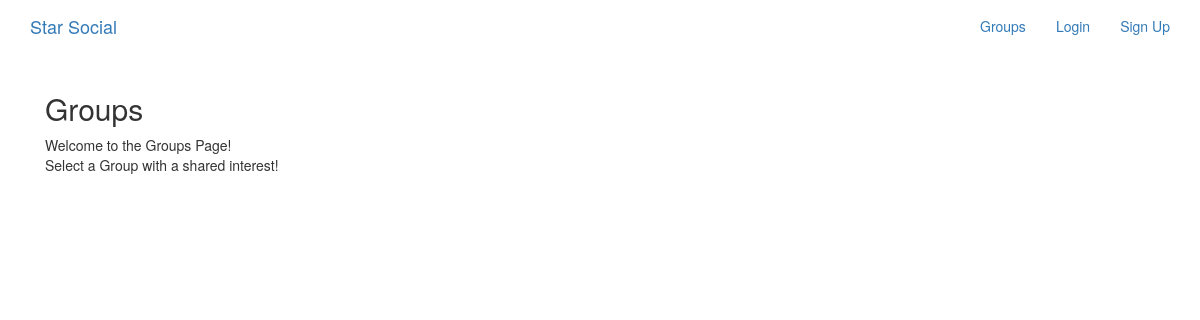
The page /groups/ on the database as committed earlier.
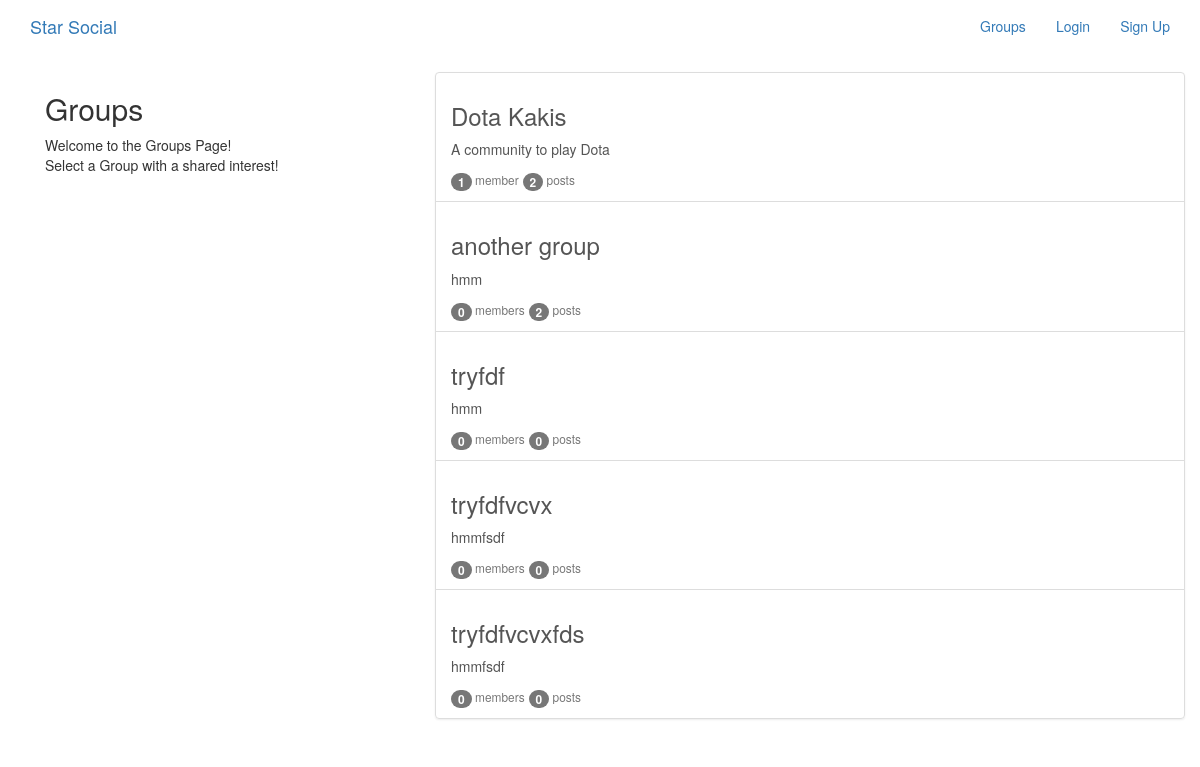
The same page on the database as committed later.
### groups/models.py (models this page shows, shortened)
class Group(models.Model):
    name = models.CharField(max_length=255,unique=True)
    slug = models.SlugField(allow_unicode=True,unique=True)
    description = models.TextField(blank=True,default='')
    description_html = models.TextField(editable=False,default='',blank=True)
    members = models.ManyToManyField(User,through='GroupMember')
    class Meta:
        ordering = ['name']

### groups/views.py (the view)
# urls.py: path('',views.ListGroups.as_view(),name='all'),
class ListGroups(generic.ListView):
    model = Group

### groups/templates/groups/group_list.html (shortened to what this page needs)
{% extends "groups/group_base.html" %}
{% block pregroup %}
<div class="col-md-4">
	<div class="content">
			<h2>Groups</h2>
			<p>Welcome to the Groups Page! <br>Select a Group with a shared interest!</p>
	</div>
</div>
{% endblock %}
{% block group_content %}
<div class="col-md-8">
	<div class="list-group">
		{% for group in object_list %}
		<a href="{% url 'groups:single' slug=group.slug %}"
		class="list-group-item list-group-item-action flex-column align-items-start">
			<h3 class="mb-1">{{ group.name }}</h3>
			<p class="mb-1">{{ group.description_html|safe }}</p>
			<div class="d-flex w-40 justify-content-between">
				<small class="text-muted"><span class="badge badge-secondary">
					{{ group.members.count }}</span> member{{ group.members.count|pluralize }}</small>
				<small class="text-muted"><span class="badge badge-secondary">
					{{ group.posts.count }}</span> post{{ group.posts.count|pluralize }}</small>
			</div>
		</a>
		{% endfor %}
	</div>
</div>
{% endblock %}

### groups/templates/groups/group_base.html (shortened to what this page needs)
{% extends "base.html" %}
{% block content %}
<div class="container">
  <div class="row">
    {% block pregroup %}{% endblock %}
    {% block group_content %}{% endblock %}
  </div>
</div>
{% endblock %}

### templates/base.html (shortened to what this page needs)
<!DOCTYPE html>
{% load static %}
<html lang="en" dir="ltr">
  <head>
    <link rel="stylesheet" href="https://maxcdn.bootstrapcdn.com/bootstrap/3.3.7/css/bootstrap.min.css">
    <link rel="stylesheet" href="https://maxcdn.bootstrapcdn.com/bootstrap/3.3.7/css/bootstrap-theme.min.css">
    <link rel="stylesheet" href="/css/master.css">
    <link rel="stylesheet" href="{% static 'simplesocial/static/css/master.css' %}">
  </head>
  <body>
    <nav class='navbar mynav' role='navigation' id='navbar'>
      <div class="container">
        <a class='navbar-brand mynav' href="{% url 'home' %}">Star Social</a>
        <ul class='nav navbar-nav navbar-right'>
          {% if user.is_authenticated %}
            <li> <a href="{% url 'posts:create' %}">Post</a> </li>
            <li> <a href="{% url 'groups:all' %}">Groups</a> </li>
            <li> <a href="{% url 'groups:create' %}">Create Group</a> </li>
            <li> <a href="{% url 'accounts:logout' %}">Log Out</a> </li>
          {% else %}
            <li> <a href="{% url 'groups:all' %}">Groups</a> </li>
            <li> <a href="{% url 'accounts:login' %}">Login</a> </li>
            <li> <a href="{% url 'accounts:signup' %}">Sign Up</a> </li>
          {% endif %}
        </ul>
      </div>
    </nav>
    <div class="container mycontent">
      {% block content %}
      {% endblock %}
    </div>
  </body>
</html>

Rows that differ between the two databases and show on the page:
added Group: name "Dota Kakis", description_html "A community to play Dota", members.count "1", posts.count "2"
added Group: name "another group", description_html "hmm", members.count "0", posts.count "2"
added Group: name "tryfdf", description_html "hmm", members.count "0", posts.count "0"
added Group: name "tryfdfvcvx", description_html "hmmfsdf", members.count "0", posts.count "0"
added Group: name "tryfdfvcvxfds", description_html "hmmfsdf", members.count "0", posts.count "0"
